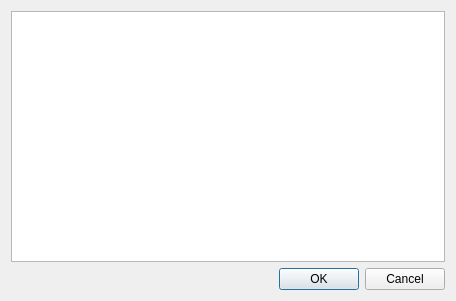
<?xml version="1.0" encoding="UTF-8"?>
<ui version="4.0">
 <class>PrinterChoose</class>
 <widget class="QDialog" name="PrinterChoose">
  <property name="geometry">
   <rect>
    <x>0</x>
    <y>0</y>
    <width>456</width>
    <height>301</height>
   </rect>
  </property>
  <property name="windowTitle">
   <string>Select a printer</string>
  </property>
  <layout class="QVBoxLayout" name="verticalLayout">
   <item>
    <widget class="QListWidget" name="printerList">
     <property name="selectionMode">
      <enum>QAbstractItemView::ExtendedSelection</enum>
     </property>
     <property name="selectionBehavior">
      <enum>QAbstractItemView::SelectRows</enum>
     </property>
    </widget>
   </item>
   <item>
    <widget class="QDialogButtonBox" name="buttonBox">
     <property name="standardButtons">
      <set>QDialogButtonBox::Cancel|QDialogButtonBox::Ok</set>
     </property>
     <property name="centerButtons">
      <bool>false</bool>
     </property>
    </widget>
   </item>
  </layout>
 </widget>
 <resources/>
 <connections>
  <connection>
   <sender>buttonBox</sender>
   <signal>accepted()</signal>
   <receiver>PrinterChoose</receiver>
   <slot>accept()</slot>
   <hints>
    <hint type="sourcelabel">
     <x>552</x>
     <y>341</y>
    </hint>
    <hint type="destinationlabel">
     <x>591</x>
     <y>284</y>
    </hint>
   </hints>
  </connection>
  <connection>
   <sender>buttonBox</sender>
   <signal>rejected()</signal>
   <receiver>PrinterChoose</receiver>
   <slot>reject()</slot>
   <hints>
    <hint type="sourcelabel">
     <x>533</x>
     <y>340</y>
    </hint>
    <hint type="destinationlabel">
     <x>591</x>
     <y>319</y>
    </hint>
   </hints>
  </connection>
 </connections>
</ui>
